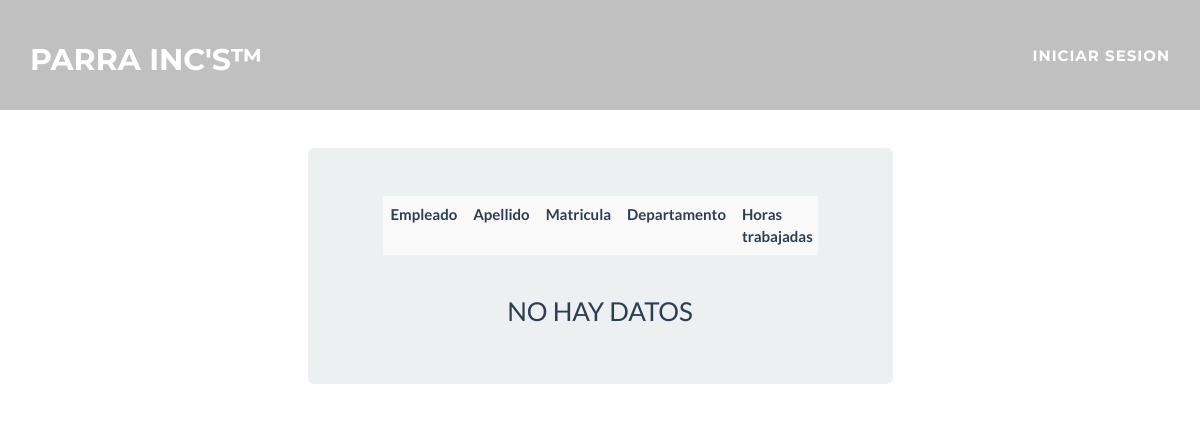
/electronica/, run on an earlier commit of the app's database.
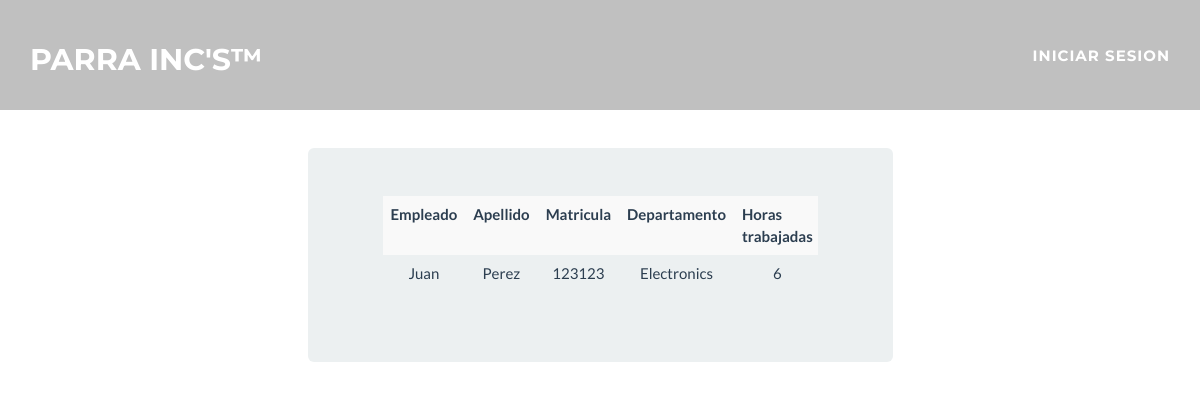
And on a later commit of the database.
### quizII_home/models.py (models this page shows)
class Employees(models.Model):
    employee_name = models.CharField(max_length=50)
    employee_last_name = models.CharField(max_length=50)
    employee_number = models.DecimalField(max_digits=6, decimal_places=0)
    employee_department = models.CharField(max_length=60, null=True, blank=True)
    employee_work_hours = models.IntegerField()
    employee_wages = models.DecimalField(max_digits=8, decimal_places=2)
    publish_date = models.DateTimeField(auto_now_add=True, auto_now=False)

### quizII_home/views.py (the view)
# urls.py: url(r'^electronica/$', search_electronics, name = 'search_electronics'),
def search_electronics(request):
	p = Employees.objects.filter(employee_department = 'Electronics')
	if p:
		ctx = {'object_list':p}
	else:
		ctx = {'mensaje':'no hay datos'}
	return render(request,'blog/electronics.html',ctx)

### templates/blog/electronics.html (shortened to what this page needs)
{% extends 'base.html'%}
{% load staticfiles %}
{% block page_title %}
  <div class="container-fluid">
    <h4 class="h4" style="text-align: center;">Electronica.</h4>
  </div>
  <div class="container-fluid">
  </div>
{% endblock %}
{% block content %}
<html>
<link href = "{% static 'bootstrap/css/bootstrap.min.css'%}" rel="stylesheet" media = "screen">
<div class="container-fluid bg-1 text-center">
<body>
	<div class ="table-responsive">
		<table class="table table-striped">
			<tr>
				<th>Empleado</th>
				<th>Apellido</th>
				<th>Matricula</th>
				<th>Departamento</th>
        <th>Horas trabajadas</th>
			</tr>
			{% for item in object_list %}
			<tr>
				<td>{{item.employee_name | capfirst}}</td>
				<td>{{item.employee_last_name | capfirst}}</td>
				<td>{{item.employee_number | capfirst}}</td>
        <td>{{item.employee_department | capfirst}}</td>
        <td>{{item.employee_work_hours | capfirst}}</td>
			</tr>
			{% endfor %}
		</table>
	</div>
	{% if mensaje %}
		<h3>{{mensaje}}</h3>
	{% endif %}
	</div>
</body>
</html>
{% endblock %}

What changed in the data, as far as the page shows it:
added Employees: employee_name "Juan", employee_last_name "Perez", employee_number "123123", employee_department "Electronics", employee_work_hours "6"
Also different on the page:
{{ mensaje }}: "NO HAY DATOS" → (not shown)
